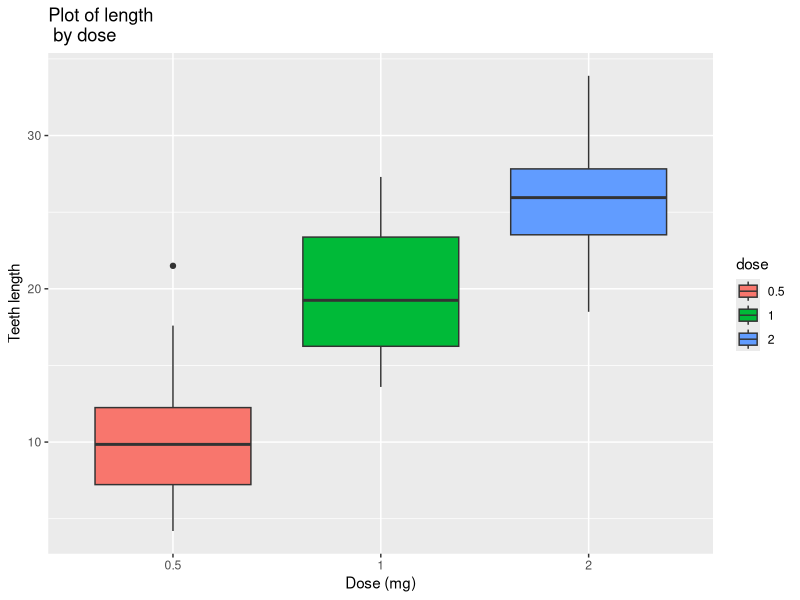
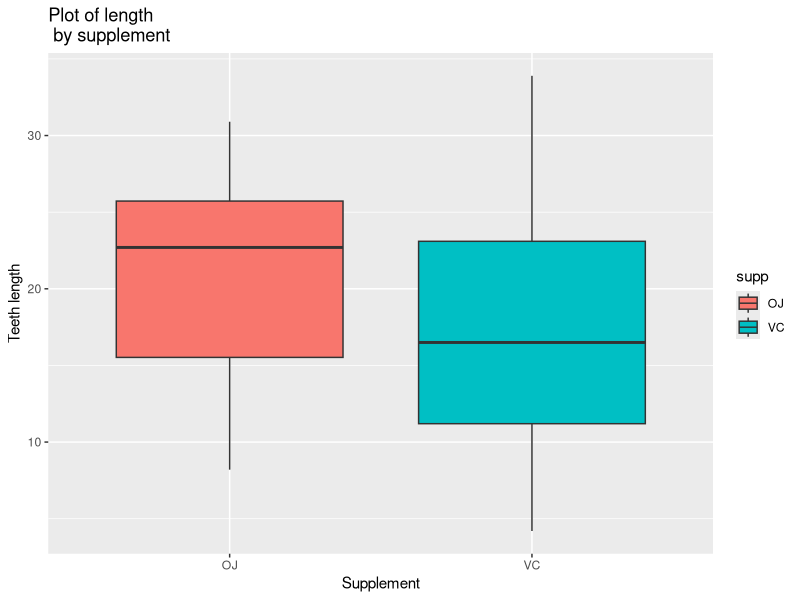

Write R code to recreate these figures, in order.
## ---- chunk 1
echo = TRUE  # Make code always visible
options(scipen = 1)  # Turn off scientific notations for numbers
## ---- chunk 2
library(datasets)
library(ggplot2)
data("ToothGrowth")
## ---- chunk 3
# check the dataset structure
str (ToothGrowth)

#check the number of rows in dataset
nrow (ToothGrowth)

#check the header rows
head (ToothGrowth)

#check the footer rows
tail (ToothGrowth)

#check the dataset summary
summary (ToothGrowth)

ToothGrowth$dose<-as.factor(ToothGrowth$dose)

# check the summary of cases between different dose levels and delivery methods
table(ToothGrowth$dose, ToothGrowth$supp)

# tooth length vs Dose plot
p = ggplot(aes(x=dose, y=len), data=ToothGrowth) + geom_boxplot(aes(fill=dose))
p = p + ggtitle("Plot of length \n by dose")
p = p + xlab("Dose (mg)") + ylab("Teeth length")
p

p = ggplot(aes(x=supp, y=len), data=ToothGrowth) + geom_boxplot(aes(fill=supp))
p = p + ggtitle("Plot of length \n by supplement")
p = p + xlab("Supplement") + ylab("Teeth length")
p
## ---- chunk 4
# check for group differences due to different supplement type 
# assuming unequal variances between the two groups
t.test(len ~ supp, data = ToothGrowth)
## ---- chunk 5
# first create three sub-groups as per dose level pairs
ToothGrowth.dose1 = subset (ToothGrowth, dose %in% c(0.5, 1.0)) 
ToothGrowth.dose2 = subset (ToothGrowth, dose %in% c(0.5, 2.0)) 
ToothGrowth.dose3 = subset (ToothGrowth, dose %in% c(1.0, 2.0)) 

# Check for group differences due to different dose levels (0.5, 1.0)
# assuming unequal variances between the two groups
t.test(len ~ dose, data = ToothGrowth.dose1)
## ---- chunk 6
# Check for group differences due to different dose levels (0.5, 2.0)
# assuming unequal variances between the two groups
t.test(len ~ dose, data = ToothGrowth.dose2)
## ---- chunk 7
# Check for group differences due to different dose levels (1.0, 2.0)
# assuming unequal variances between the two groups
t.test(len ~ dose, data = ToothGrowth.dose3)
## ---- chunk 8
ToothGrowth.dose4 <- subset(ToothGrowth, dose == 0.5)
ToothGrowth.dose5 <- subset(ToothGrowth, dose == 1.0)
ToothGrowth.dose6 <- subset(ToothGrowth, dose == 2.0)

t.test(len ~ supp, data = ToothGrowth.dose4)

t.test(len ~ supp, data = ToothGrowth.dose5)

t.test(len ~ supp, data = ToothGrowth.dose6)
